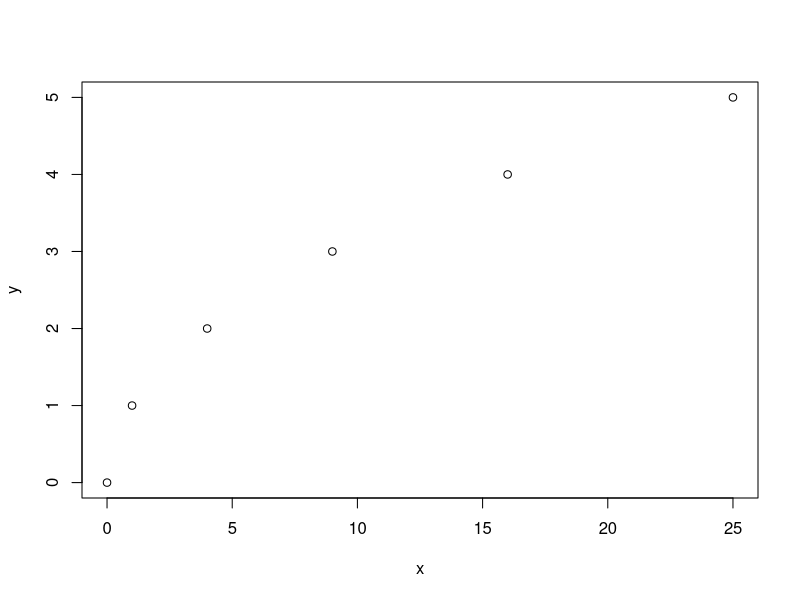
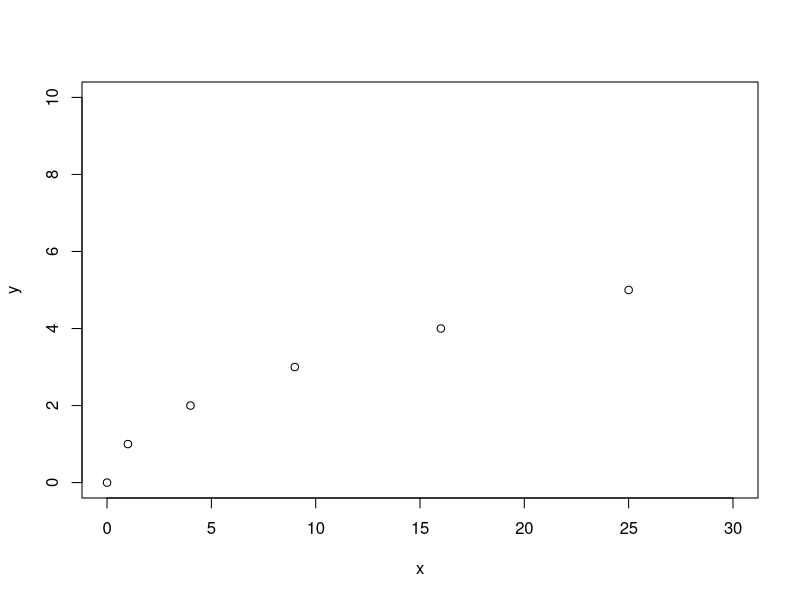
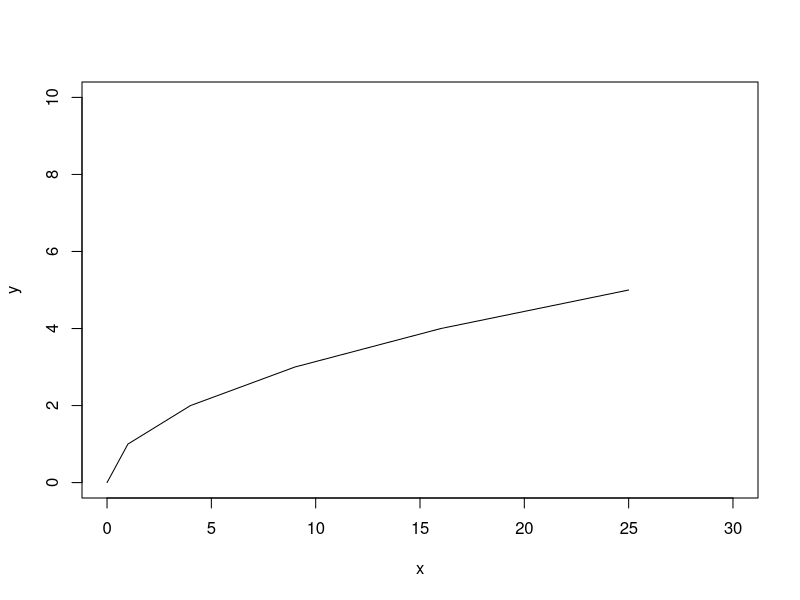
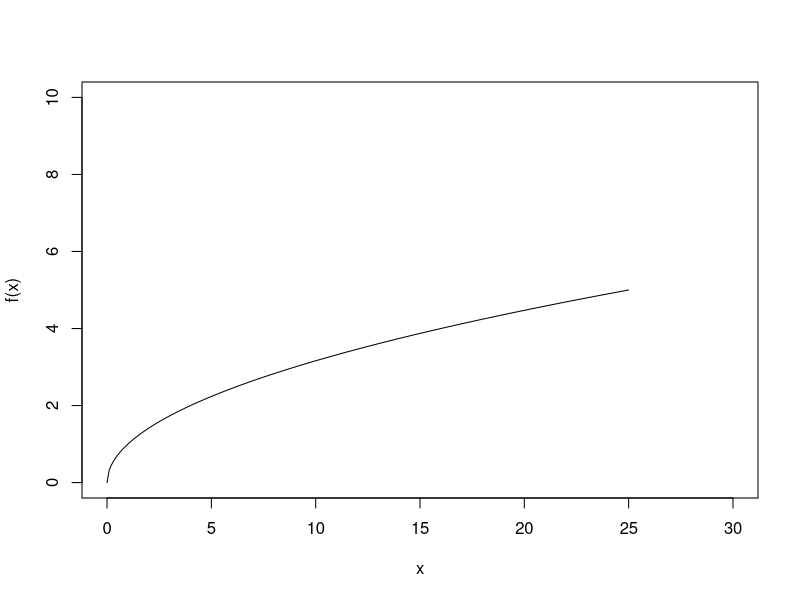

Generate these figures, in order, with R:
rm(list = ls())

x <- c(0,1,4,9,16,25)
y <- c(0,1,2,3,4,5)
plot(x,y,type="p")
plot(x,y,type="p",xlim=c(0,30),ylim=c(0,10))
plot(x,y,type="l",xlim=c(0,30),ylim=c(0,10))


f <- function(x){sqrt(x)}
f(9)
f(3)
sqrt(3)

x <- seq(0,25,length=100)
head(x)

x <- seq(0,25,by=0.1)
head(x)
length(x)

plot(x,f(x),type='l',xlim=c(0,30),ylim=c(0,10))



##Summatation and Polynomials
quad.f1 <- function(x){
  x^2 + 2*x + 1
}

quad.f2 <- function(x,a=c(1,2,1)){
  var <- c(x^2,x,x^0)
  sum(a*var)
}
###Adapt this for any degree.
